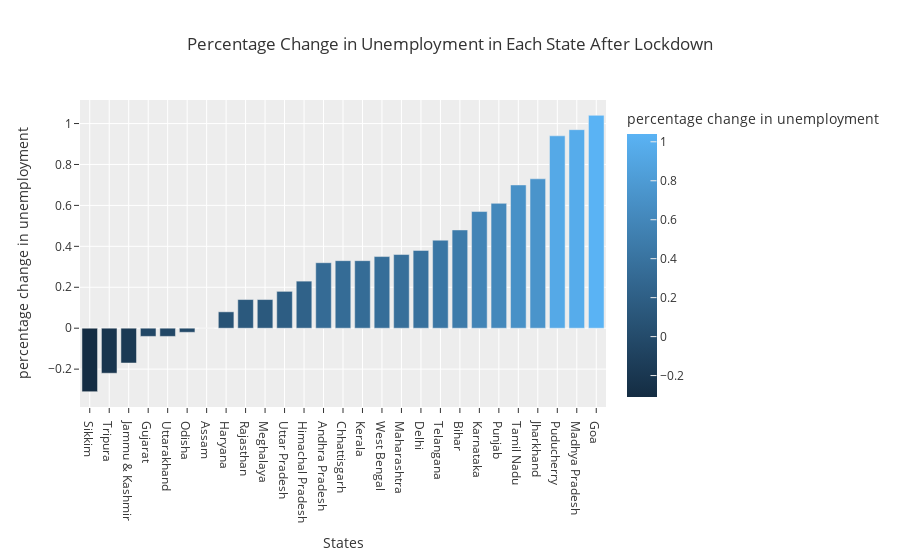

Notebook source saved alongside this figure:
### Code cell
# Create a bar chart to visualize the percentage change in unemployment rates

fig = px.bar(plot_per, x='States',y='percentage change in unemployment',color='percentage change in unemployment',
            title='Percentage Change in Unemployment in Each State After Lockdown',template='ggplot2')
fig.show()

### Figure 1 — Plotly figure (JSON) as saved in the notebook; plotly's stock layout.template omitted (floating-point values rounded to 4 significant figures)
{"data": [{"alignmentgroup": "True", "hovertemplate": "States=%{x}<br>percentage change in unemployment=%{marker.color}<extra></extra>", "legendgroup": "", "marker": {"color": [-0.31, -0.22, -0.17, -0.04, -0.04, -0.02, 0, 0.08, 0.14, 0.14, 0.18, 0.23, 0.32, 0.33, 0.33, 0.35, 0.36, 0.38, 0.43, 0.48, 0.57, 0.61, 0.7, 0.73, 0.94, 0.97, 1.04], "coloraxis": "coloraxis", "pattern": {"shape": ""}}, "name": "", "offsetgroup": "", "orientation": "v", "showlegend": false, "textposition": "auto", "type": "bar", "x": ["Sikkim", "Tripura", "Jammu & Kashmir", "Gujarat", "Uttarakhand", "Odisha", "Assam", "Haryana", "Rajasthan", "Meghalaya", "Uttar Pradesh", "Himachal Pradesh", "Andhra Pradesh", "Chhattisgarh", "Kerala", "West Bengal", "Maharashtra", "Delhi", "Telangana", "Bihar", "Karnataka", "Punjab", "Tamil Nadu", "Jharkhand", "Puducherry", "Madhya Pradesh", "Goa"], "xaxis": "x", "y": [-0.31, -0.22, -0.17, -0.04, -0.04, -0.02, 0, 0.08, 0.14, 0.14, 0.18, 0.23, 0.32, 0.33, 0.33, 0.35, 0.36, 0.38, 0.43, 0.48, 0.57, 0.61, 0.7, 0.73, 0.94, 0.97, 1.04], "yaxis": "y"}], "layout": {"barmode": "relative", "coloraxis": {"colorbar": {"title": {"text": "percentage change in unemployment"}}, "colorscale": [[0, "rgb(20,44,66)"], [1, "rgb(90,179,244)"]]}, "legend": {"tracegroupgap": 0}, "title": {"text": "Percentage Change in Unemployment in Each State After Lockdown"}, "xaxis": {"anchor": "y", "domain": [0, 1], "title": {"text": "States"}}, "yaxis": {"anchor": "x", "domain": [0, 1], "title": {"text": "percentage change in unemployment"}}}}
